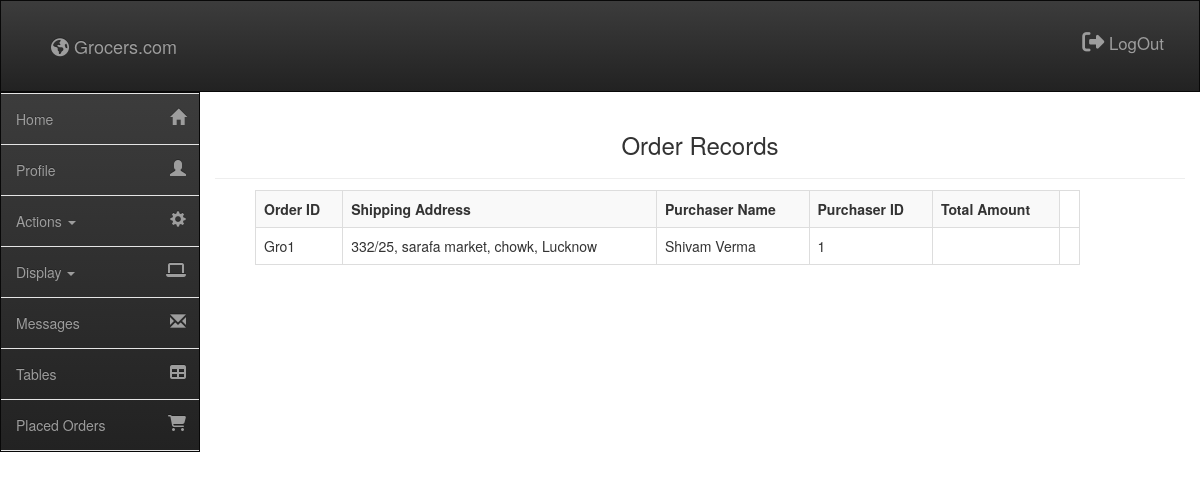
Screenshot of /Admin/Orders.php (signed in) with the database file from the repository.
### tables this page shows
CREATE TABLE IF NOT EXISTS `orders` (
  `order_id` int(11) NOT NULL AUTO_INCREMENT,
  `address` varchar(100) DEFAULT NULL,
  `username` varchar(50) DEFAULT NULL,
  `user_id` int(11) DEFAULT NULL,
  PRIMARY KEY (`order_id`),
  KEY `user_id` (`user_id`)
);

### Admin/Orders.php (the view, shortened to what this page needs)
<!DOCTYPE html>
<html>
<head>
</head>
<body>
	<?php
		if($_SESSION['login_admin'] != '')
		{
	?>
	<?php include_once "header.php" ?>
	<?php include_once "navigation.php" ?>
		<div class="text-center col-md-10">
			<h3>Order Records
			</h3>
			<hr/>
		</div>
		<div class="row main">
			<div class="col-md-2"></div>
			<div class="col-md-9">
				<?php
					$sql = "select * from orders";
					$result = mysqli_query($con, $sql);
					$count = mysqli_num_rows($result);
					if($count == 0)
						echo "<h4 class='text-warning'>No Order Placed yet.!</h4>";
					else {
						echo "<table class='table table-striped table-bordered table-hover'><tr><th>Order ID<th>Shipping Address<th>Purchaser Name<th>Purchaser ID<th>Total Amount</tr>";
						while($row = mysqli_fetch_array($result))
							echo "<tr><td>Gro".$row[0]."<td>".$row[1]."<td>".$row[2]."<td>".$row[3]."<td>".$row[5]."<td>".$row[4]."</td>";
					}
				?>
			</div>
		</div>
	<?php } else { ?>
	<p style="text-align: center; margin-top: 100px;">
		<i style="font-size: 2em;" class="fa fa-exclamation-triangle"><font>Something Went Wrong.! Try Again.</font></i>
	</p>
	<?php header('Refresh:1, url=Index.php'); } ?>
</body>
</html>

### Style.css (style rules this page uses)
body { margin: 0px auto; padding: 0px; overflow-x: hidden; background-color: #fff!important; }

### Admin/NavBarStyle.css (style rules this page uses)
body,html { height: 100%; }
nav.sidebar, .main { -webkit-transition: margin 200ms ease-out; -moz-transition: margin 200ms ease-out; -o-transition: margin 200ms ease-out; transition: margin 200ms ease-out; }
.main { padding: 10px 10px 0 10px; }
@media (min-width: 768px) { .main { position: absolute; width: calc(100% - 40px); margin-left: 40px; float: right; } }

### Admin/Orders.php (style rules this page uses)
body { overflow-x: hidden; }

### Admin/Header.php (style rules this page uses)
body { background-color: #fff; }

### rows the page displays
orders: order_id "1", address "332/25, sarafa market, chowk, Lucknow", username "Shivam Verma", user "1"
